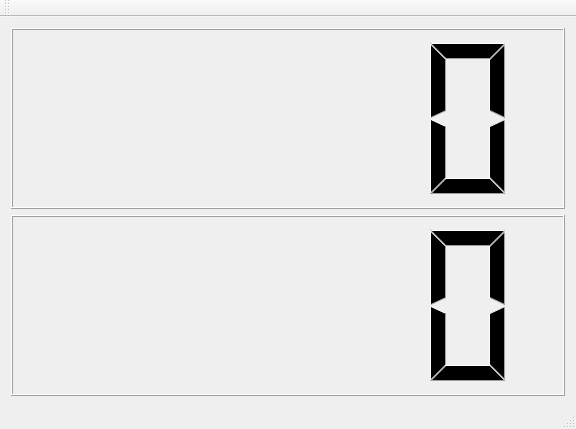
<?xml version="1.0" encoding="UTF-8"?>
<ui version="4.0">
 <class>MainWindow</class>
 <widget class="QMainWindow" name="MainWindow">
  <property name="geometry">
   <rect>
    <x>0</x>
    <y>0</y>
    <width>576</width>
    <height>429</height>
   </rect>
  </property>
  <property name="windowTitle">
   <string>MainWindow</string>
  </property>
  <widget class="QWidget" name="centralWidget">
   <layout class="QGridLayout" name="gridLayout">
    <item row="0" column="0">
     <layout class="QVBoxLayout" name="verticalLayout" stretch="0,0">
      <property name="sizeConstraint">
       <enum>QLayout::SetFixedSize</enum>
      </property>
      <item>
       <widget class="QLCDNumber" name="lcdNumber_2">
        <property name="sizePolicy">
         <sizepolicy hsizetype="Minimum" vsizetype="Minimum">
          <horstretch>1</horstretch>
          <verstretch>0</verstretch>
         </sizepolicy>
        </property>
       </widget>
      </item>
      <item>
       <widget class="QLCDNumber" name="lcdNumber">
        <property name="sizePolicy">
         <sizepolicy hsizetype="Minimum" vsizetype="Minimum">
          <horstretch>1</horstretch>
          <verstretch>0</verstretch>
         </sizepolicy>
        </property>
       </widget>
      </item>
     </layout>
    </item>
    <item row="1" column="0">
     <layout class="QVBoxLayout" name="verticalLayout_2">
      <property name="sizeConstraint">
       <enum>QLayout::SetFixedSize</enum>
      </property>
     </layout>
    </item>
   </layout>
  </widget>
  <widget class="QMenuBar" name="menuBar">
   <property name="geometry">
    <rect>
     <x>0</x>
     <y>0</y>
     <width>576</width>
     <height>23</height>
    </rect>
   </property>
  </widget>
  <widget class="QToolBar" name="mainToolBar">
   <attribute name="toolBarArea">
    <enum>TopToolBarArea</enum>
   </attribute>
   <attribute name="toolBarBreak">
    <bool>false</bool>
   </attribute>
  </widget>
  <widget class="QStatusBar" name="statusBar"/>
 </widget>
 <layoutdefault spacing="6" margin="11"/>
 <resources/>
 <connections/>
</ui>
